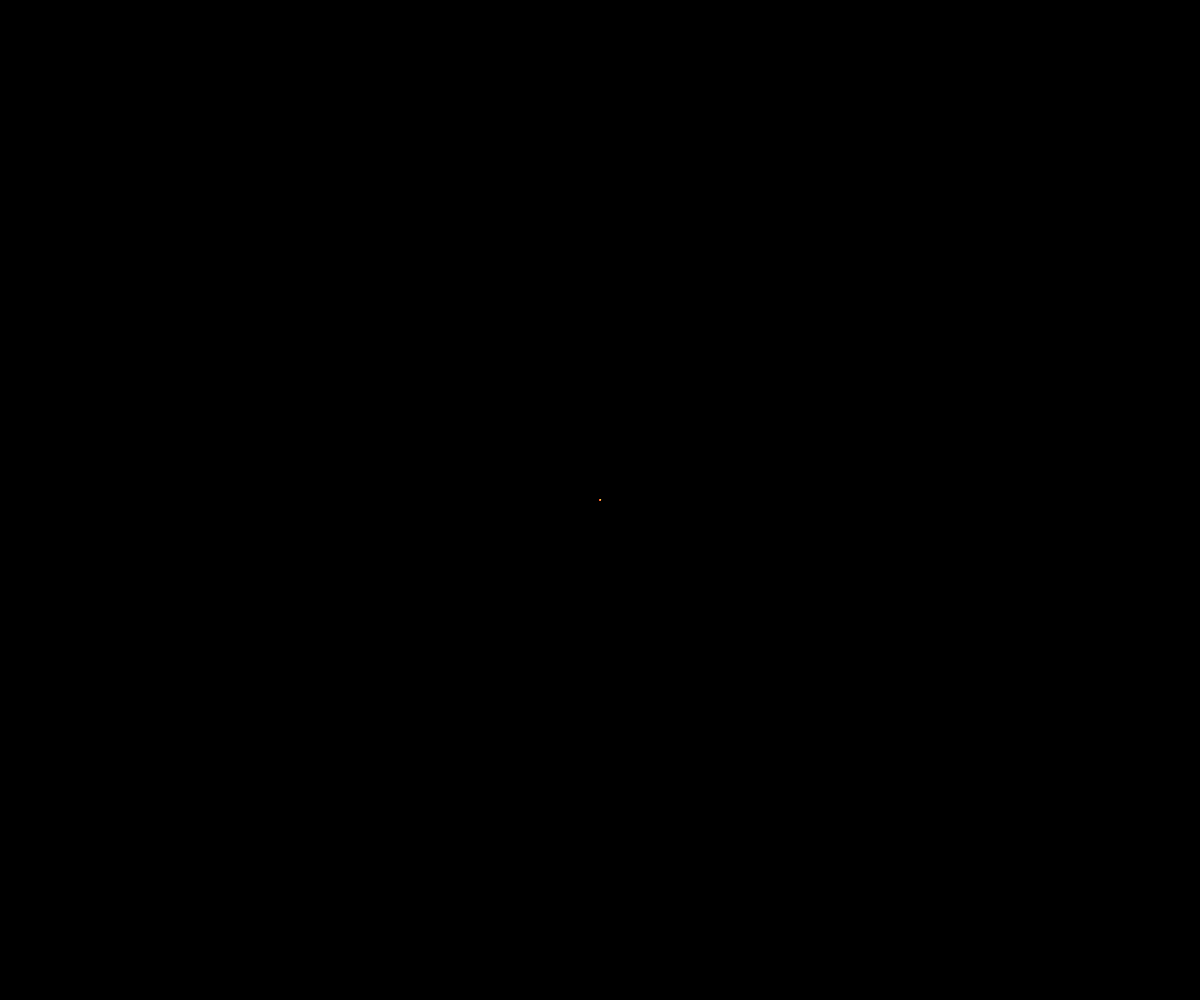
Frame 1 (no input)
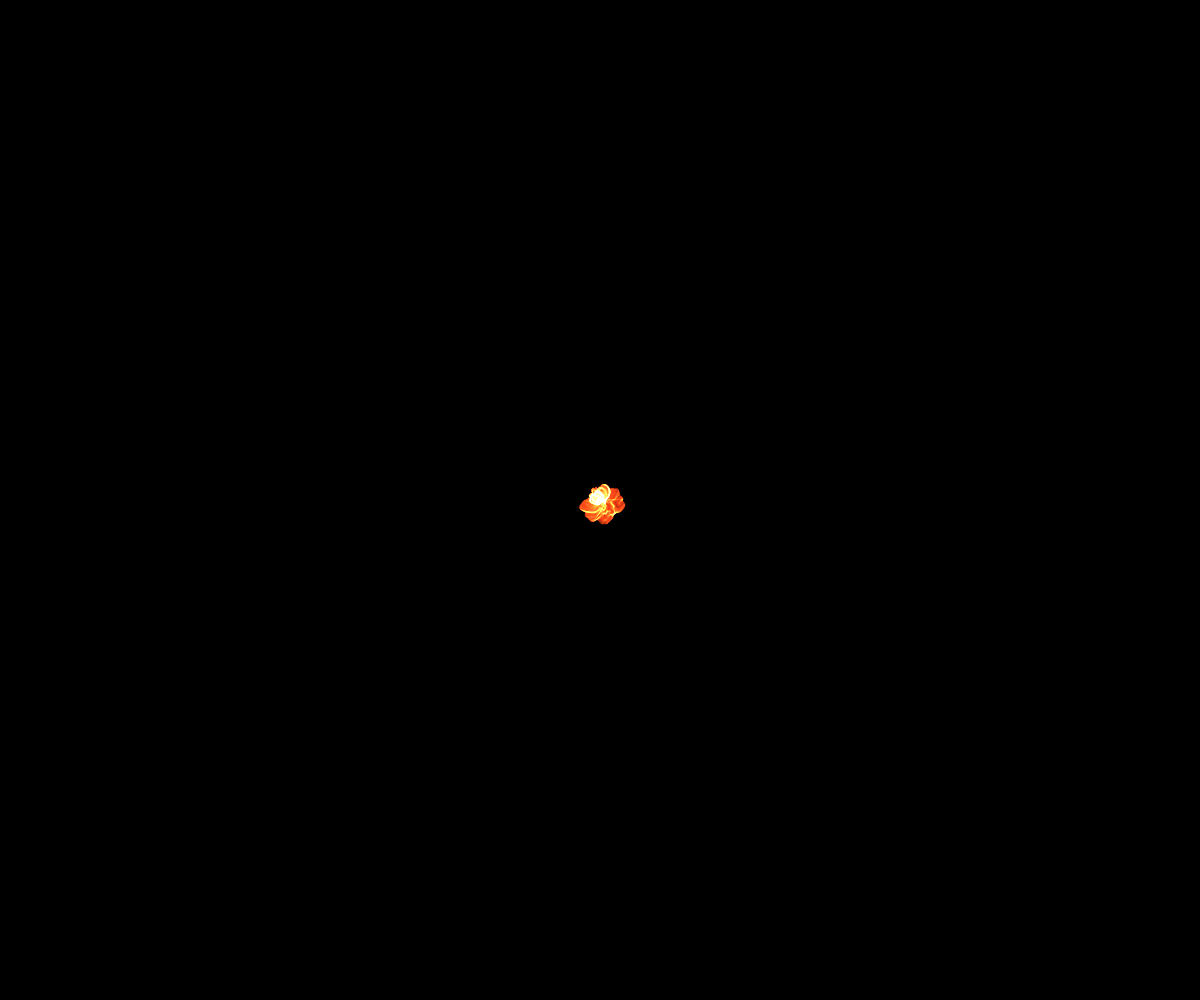
Frame 60 (no input)
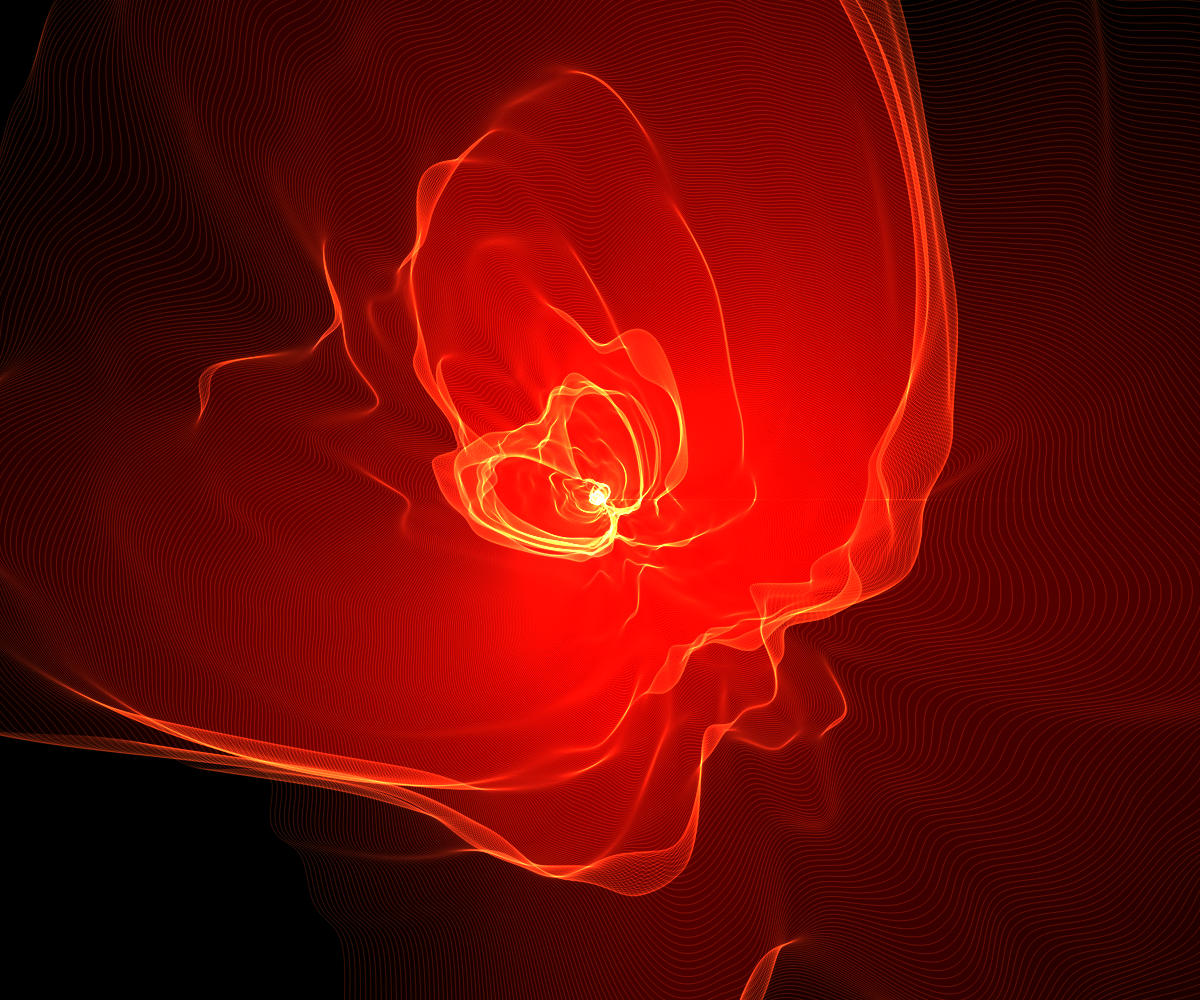
Frame 120 (the mouse pressed at the canvas centre since frame 60)

The p5.js sketch that drew these frames (run headless with seeded random() and noise() and a simulated clock; from frame 60 on, the mouse is pressed at the canvas centre):

// p5.js sketch
// ── sketch.js
var xOffset = 0;
var yOffset = 0;
var offsetInc = 0.006;
var inc = 1;
var s = 1;
var m = 1.006;

function setup() {
    createCanvas(windowWidth, windowHeight);
    background(0);
    blendMode(ADD);
    // noFill();
    fill(252, 64, 64, 1);
    stroke(255, 64, 8, 50);
}

function draw() {
    translate(width / 2, height / 2);
    if(s < 2000)
    {
        for(var nTimes = 0; nTimes < 10; nTimes++) {
            nPoints = int(2*PI*s);
            npoints = min(nPoints, 500);

            beginShape();
            for(var i = 0; i < nPoints; i++) {
                var a = i / nPoints * TAU;
                var p = p5.Vector.fromAngle(i / nPoints * TAU);
                var n = noise(xOffset + p.x * inc, yOffset + p.y * inc) * s;
                p.mult(n);
                vertex(p.x, p.y);
            }
            endShape(CLOSE);
            xOffset += offsetInc;
            yOffset += offsetInc;
            s*=m;
        }
    }
    else {
        noLoop();
    }
}
